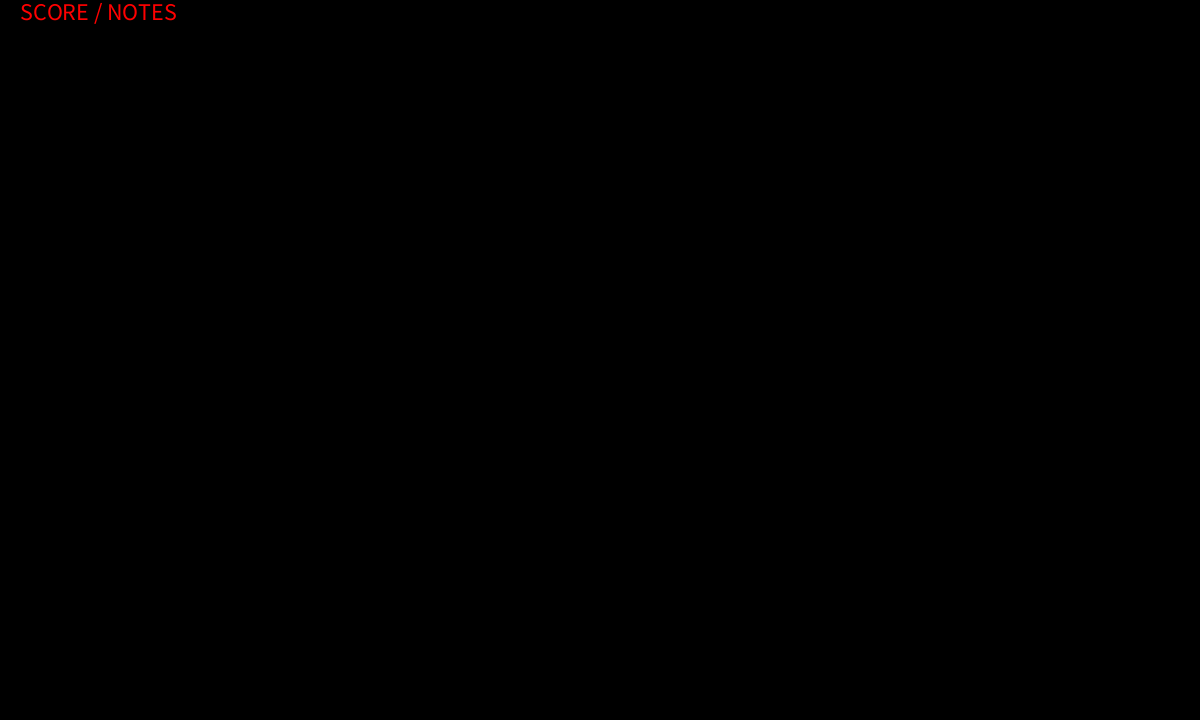
Frame 1 (no input)
Frame 60 (the mouse pressed at the canvas centre just before this capture): identical to frame 1, image omitted
Frame 120 (the mouse held since frame 60 and released just before this capture): identical to frame 1, image omitted

The Processing sketch that drew this single still picture (run headless with seeded random() and noise(); from frame 60 on, the mouse is pressed at the canvas centre):

// Processing sketch: live-drawing-tool-25
// ── live-drawing-tool-25.pde
//
// LIVE DRAWING TOOL 25
// © Daniele @ Fupete for the course SEI2014 @ UnirSM  
// github.com/fupete — github.com/sei2014-unirsm
// Made for educational purposes, MIT License, March 2014, San Marino
// —

/*
 * SCORES (MARKS) MADE OF NOTES (POINTS) < NESTED ARRAYLISTS
 * I AM SEARCHING FOR A STRUCTURE/BASEMENT TO BUILD UPON...J
 *
 * MOUSE
 * drag                : add points/tracks
 *
 * TO DO (too much :-)
 *
 */

int currentS = 0;
int last = 0;
PVector point;

ArrayList <Score> scores = new ArrayList <Score>();


void setup() {
  //size(displayWidth, displayHeight);
  size(1200,720);
  smooth();
  colorMode(HSB);
  background(0);
  stroke(255);
  strokeWeight(4);
  // frameRate(30);
  textSize(24);
  rectMode(CENTER);
  // noCursor();
} // setup();


void draw() {
  background(0);
  fill(255,255,255);
  text("SCORE / NOTES", 20,20);
  noFill();
  for (int i=0; i<scores.size(); i++) {
    scores.get(i).anim();
    last = scores.get(i).notes.size();
    if (last>0) {
      beginShape();
      for (int j=0; j<last; j++) {
        point = scores.get(i).notes.get(j).V.get();
        vertex(point.x, point.y);
        rect(point.x, point.y, 10, 10);
      } // for j
      endShape();
      fill(255,255,255);
      text(i+1 + " / " + last, point.x+20, point.y+20);
      noFill();
    } // if last
  } // for i
} // draw()


void mouseDragged() {
  for (int i = scores.get(currentS).notes.size()-1;i>0;i--) {
    scores.get(currentS).notes.get(i-1).V.x += cos(radians( frameCount ));
    scores.get(currentS).notes.get(i-1).V.y += sin(radians( frameCount ));
    scores.get(currentS).notes.get(i).copy(scores.get(currentS).notes.get(i-1));
  }
  PVector Vc = new PVector (mouseX, mouseY);
  PVector Vp = new PVector (pmouseX, pmouseY);
  float distance = Vc.dist(Vp);
  scores.get(currentS).notes.add(0, new Note(Vc, distance));
} // mouseDragged()


void mousePressed() {
  scores.add(currentS, new Score());
} // mousePressed()


void mouseReleased() {
  currentS++;
} // mouseReleased()


// A SCORE IS MADE OF A SERIE OF CONNECTED NOTES

class Score {
  ArrayList <Note> notes = new ArrayList <Note>();

  Score() {
  } // constructor Score

  void anim() {
    PVector A = new PVector(random(-2, 2), random(-1, 1) );
    for (int i=0; i<=notes.size()-1; i++) {
      notes.get(i).V.add(A);
      //notes.get(i).V.x += cos(radians( frameCount ));
      //notes.get(i).V.y += sin(radians( frameCount ));
    }
  } // anim()
} // class Score


// A NOTE IS A POINT WITH X, Y VECTOR COORDINATES 
// AND A DISTANCE/DELTA FROM THE PREVIOUS ONE

class Note {
  PVector V;
  float d;

  void copy(Note toCopy) {
    V = toCopy.V.get();
    d = toCopy.d;
  }

  Note(PVector vTemp, float dTemp) {
    V = vTemp.get();
    d = dTemp;
  } // constructor Note
} // class Note
